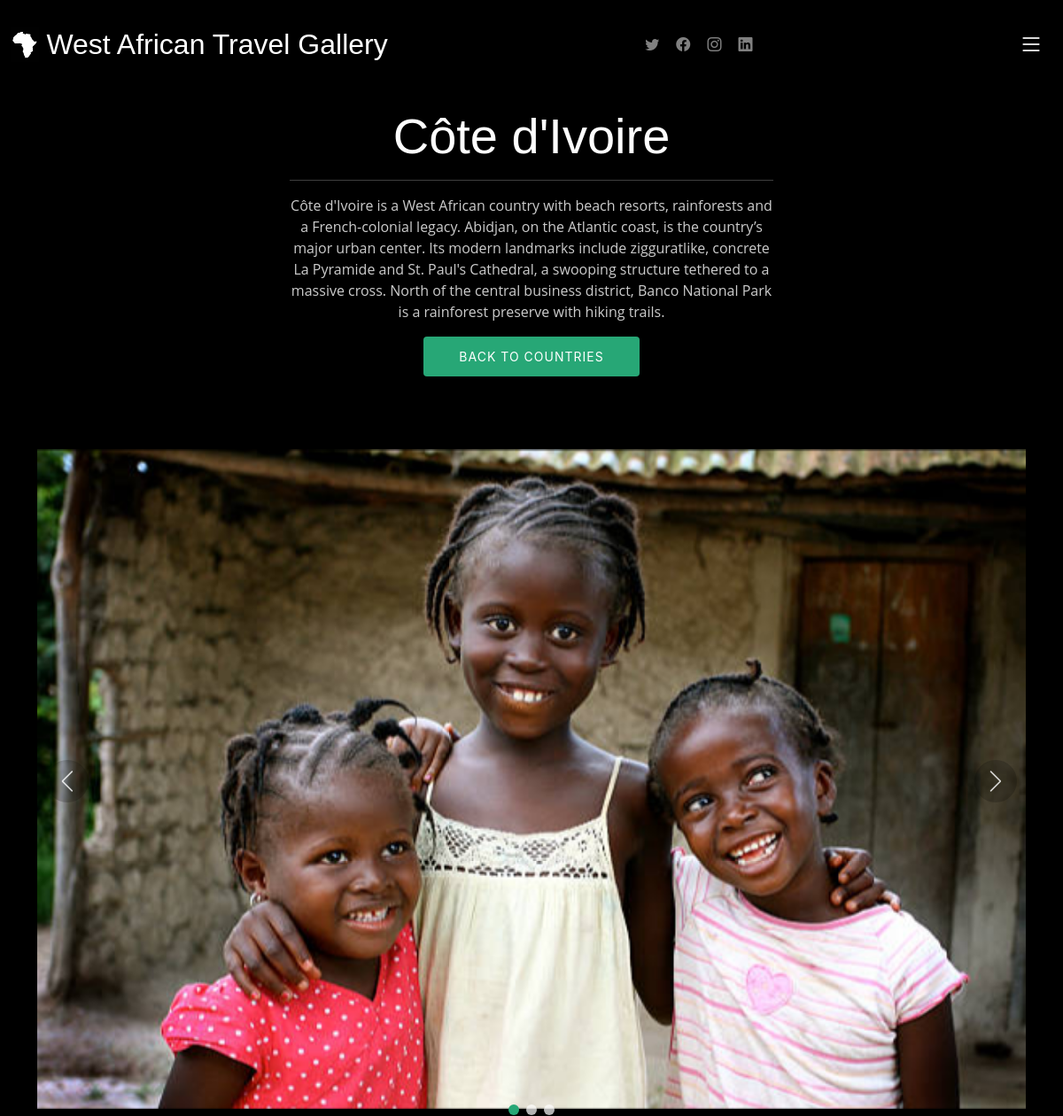
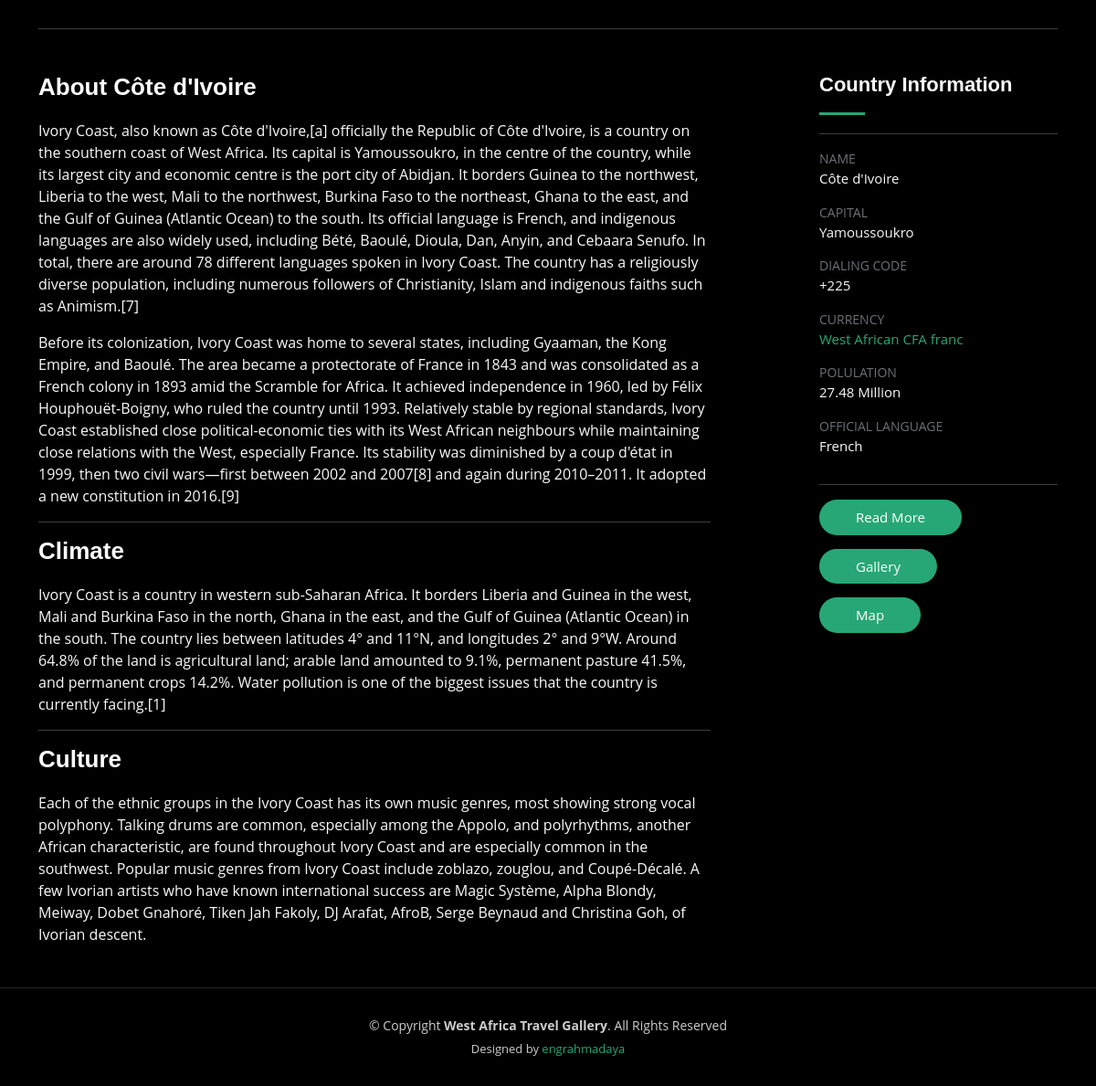
The page /countryAbout/4/ on the database its author committed (2 pictures, top to bottom).
### baseapp/models.py (models this page shows, shortened)
class Country(models.Model):
    name = models.CharField(max_length=200)
    capital = models.CharField(max_length=200, null=True, blank=True)
    dialingCode = models.CharField(max_length=200, null=True, blank=True)
    currency = models.CharField(max_length=200, null=True, blank=True)
    population = models.CharField(max_length=200, null=True, blank=True)
    officialLanguage = models.CharField(max_length=200, null=True, blank=True)
    mapImage = models.ImageField(upload_to='images', max_length=100, null=True, blank=True)
    coverPhoto1 = models.ImageField(upload_to='images', max_length=100, null=True, blank=True)
    coverPhoto2 = models.ImageField(upload_to='images', max_length=100, null=True, blank=True)
    coverPhoto3 = models.ImageField(upload_to='images', max_length=100, null=True, blank=True)
    countryFlag = models.ImageField(upload_to='images', max_length=100, null=True, blank=True)
    about = models.TextField(null=True, blank=True)
    climate =  models.TextField(null=True, blank=True)
    culture = models.TextField(null=True, blank=True)
    wikiLink = models.CharField(max_length=200, null=True, blank=True)
    description = models.TextField(null=True, blank=True)

### baseapp/views.py (the view)
# urls.py: path('countryAbout/<int:id>/', views.countryAbout, name='about'),
def countryAbout(request, id):
    country = Country.objects.get(pk=id)
    context = {'country' : country}
    return render(request, 'baseapp/countryAbout.html', context)

### baseapp/templates/baseapp/countryAbout.html (shortened to what this page needs)
{% extends 'baseapp/basePage.html' %}
{% load static %}
{% block content %}
<main id="main" data-aos="fade" data-aos-delay="1500">
    <div class="page-header d-flex align-items-center">
      <div class="container position-relative">
        <div class="row d-flex justify-content-center">
          <div class="col-lg-6 text-center">
            <h2>{{country.name}}</h2>
            <hr>
            <p>{{country.description}}</p>
            <a class="cta-btn" href="{% url 'countries' %}">Back to Countries</a>
          </div>
        </div>
      </div>
    </div>
    <section id="gallery-single" class="gallery-single">
      <div class="container">
        <div class="position-relative h-100">
          <div class="slides-1 portfolio-details-slider swiper">
            <div class="swiper-wrapper align-items-center">
              <div class="swiper-slide">
                <img src="{{country.coverPhoto1.url}}" alt="">
              </div>
            </div>
            <div class="swiper-pagination"></div>
          </div>
          <div class="swiper-button-prev"></div>
          <div class="swiper-button-next"></div>
        </div>
        <hr>
        <div class="row justify-content-between gy-4 mt-4">
          <div class="col-lg-8">
            <div class="portfolio-description">
              <h2>About {{country.name}}</h2>
              <p class="justify">{{country.about|safe|linebreaks}}</p>
            </div>
            <hr>
            <div class="portfolio-description">
                <h2>Climate</h2>
                <p>{{country.climate}}</p>
            </div>
            <hr>
            <div class="portfolio-description">
              <h2>Culture</h2>
              <p>{{country.culture}}</p>
          </div>
          </div>
          <div class="col-lg-3">
            <div class="portfolio-info">
              <h3>Country Information</h3>
              <hr>
              <ul>
                <li><strong>Name</strong> <span>{{country.name}}</span></li>
                <li><strong>Capital</strong> <span>{{country.capital}}</span></li>
                <li><strong>Dialing Code</strong> <span>{{country.dialingCode}}</span></li>
                <li><strong>Currency</strong> <a href="#">{{country.currency}}</a></li>
                <li><strong>Polulation</strong> <span>{{country.population}} Million</span></li>
                <li><strong>Official Language</strong> <span>{{country.officialLanguage}}</span></li>
                <hr>
                <li><a href="{{country.wikiLink}}" class="btn-visit align-self-start" target="_blank">Read More</a></li>
                <li><a href="#" class="btn-visit align-self-start">Gallery</a></li>
                <li><a href="{% url 'map' country.id %}" class="btn-visit align-self-start">Map</a></li>
              </ul>
            </div>
          </div>
        </div>
      </div>
    </section>
  </main>
{% endblock content%}

### static/assets/css/main.css (style rules this page uses)
:root { --font-default: "Open Sans", system-ui, -apple-system, "Segoe UI", Roboto, "Helvetica Neue", Arial, "Noto Sans", "Liberation Sans", sans-serif, "Apple Color Emoji", "Segoe UI Emoji", "Segoe UI Symbol", "Noto Color Emoji"; --font-primary: "Inter", sans-serif; --font-secondary: "Cardo", sans-serif; }
:root { --color-default: #fafafa; --color-primary: #27a776; --color-secondary: #161718; }
:root { scroll-behavior: smooth; }
body { font-family: var(--font-default); color: var(--color-default); background-color: #000; }
a { color: var(--color-primary); text-decoration: none; }
h1, h2, h3, h4, h5, h6 { font-family: var(--font-primary); }
.page-header { padding: 120px 0 60px 0; min-height: 30vh; position: relative; }
.page-header h2 { font-size: 56px; font-weight: 500; color: #fff; font-family: var(--font-secondary); }
.page-header p { color: rgba(255, 255, 255, 0.8); }
.page-header .cta-btn { font-family: var(--font-primary); font-weight: 400; font-size: 14px; display: inline-block; padding: 12px 40px; border-radius: 4px; letter-spacing: 1px; text-transform: uppercase; transition: 0.3s; color: #fff; background: var(--color-primary); }
.gallery-single .portfolio-details-slider img { width: 100%; }
.gallery-single .swiper-button-prev, .gallery-single .swiper-button-next { width: 48px; height: 48px; }
.gallery-single .swiper-button-prev:after, .gallery-single .swiper-button-next:after { color: rgba(255, 255, 255, 0.8); background-color: rgba(0, 0, 0, 0.2); font-size: 24px; border-radius: 50%; width: 48px; height: 48px; display: flex; align-items: center; justify-content: center; transition: 0.3s; }
.gallery-single .portfolio-info h3 { font-size: 22px; font-weight: 700; margin-bottom: 20px; padding-bottom: 20px; position: relative; font-family: var(--font-secondary); }
.gallery-single .portfolio-info h3:after { content: ""; position: absolute; display: block; width: 50px; height: 3px; background: var(--color-primary); left: 0; bottom: 0; }
.gallery-single .portfolio-info ul { list-style: none; padding: 0; font-size: 15px; }
.gallery-single .portfolio-info ul li { display: flex; flex-direction: column; padding-bottom: 15px; }
.gallery-single .portfolio-info ul strong { text-transform: uppercase; font-weight: 400; color: #6b7075; font-size: 14px; }
.gallery-single .portfolio-info .btn-visit { padding: 8px 40px; background: var(--color-primary); color: #fff; border-radius: 50px; transition: 0.3s; }
.gallery-single .portfolio-description h2 { font-size: 26px; font-weight: 700; margin-bottom: 20px; color: #fff; font-family: var(--font-secondary); }
.gallery-single .portfolio-description p { padding: 0; }

### rows shown on the page
Country: name "Côte d'Ivoire", description "Côte d'Ivoire is a West African country with beach resorts, rainforests and a French-colonial legacy. Abidjan, on the Atlantic coast, is the country’s major urban center. Its modern landmarks include zigguratlike, concrete La Pyramide and St. Paul's Cathedral, a swooping structure tethered to a massive cross. North of the central business district, Banco National Park is a rainforest preserve with hiking trails.", coverPhoto1 (picture), about "Ivory Coast, also known as Côte d'Ivoire,[a] officially the Republic of Côte d'Ivoire, is a country on the southern coast of West Africa. Its capital is Yamoussoukro, in the centre of the country, while its largest city and economic centre is the port city of Abidjan. It borders Guinea to the northwest, Liberia to the west, Mali to the northwest, Burkina Faso to the northeast, Ghana to the east, and the Gulf of Guinea (Atlantic Ocean) to the south. Its official language is French, and indigenous languages are also widely used, including Bété, Baoulé, Dioula, Dan, Anyin, and Cebaara Senufo. In total, there are around 78 different languages spoken in Ivory Coast. The country has a religiously…", climate "Ivory Coast is a country in western sub-Saharan Africa. It borders Liberia and Guinea in the west, Mali and Burkina Faso in the north, Ghana in the east, and the Gulf of Guinea (Atlantic Ocean) in the south. The country lies between latitudes 4° and 11°N, and longitudes 2° and 9°W. Around 64.8% of the land is agricultural land; arable land amounted to 9.1%, permanent pasture 41.5%, and permanent crops 14.2%. Water pollution is one of the biggest issues that the country is currently facing.[1]", culture "Each of the ethnic groups in the Ivory Coast has its own music genres, most showing strong vocal polyphony. Talking drums are common, especially among the Appolo, and polyrhythms, another African characteristic, are found throughout Ivory Coast and are especially common in the southwest. Popular music genres from Ivory Coast include zoblazo, zouglou, and Coupé-Décalé. A few Ivorian artists who have known international success are Magic Système, Alpha Blondy, Meiway, Dobet Gnahoré, Tiken Jah Fakoly, DJ Arafat, AfroB, Serge Beynaud and Christina Goh, of Ivorian descent.", capital "Yamoussoukro", dialingCode "+225", currency "West African CFA franc", population "27.48", officialLanguage "French"
